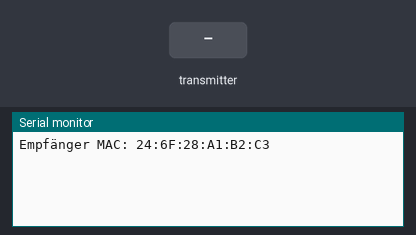
The sketch below on a simulated ESP32. Parts: the last lines printed to the serial monitor. Inputs (shaded band) come from the test bench.

Above: at 2.2 s.
2.3 s: the transmitter starts sending value = 0
At 2.61 s:
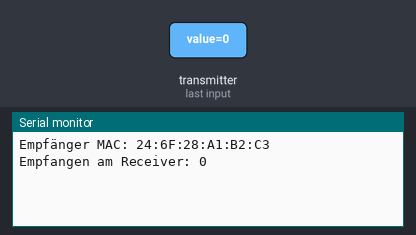
4.3 s: the transmitter starts sending value = 1024
At 4.61 s:
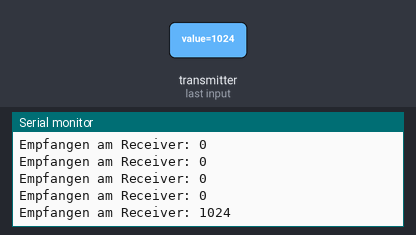

The sketch:

_Reciever__Blau.ino
```cpp
#include <WiFi.h>
#include <esp_now.h>

typedef struct msg {
  int value;
} msg;

msg data;

void onReceive(const uint8_t *mac_addr, const uint8_t *incomingData, int len) {
  if(len == sizeof(msg)) {
    memcpy(&data, incomingData, sizeof(data));
    Serial.print("Empfangen am Receiver: ");
    Serial.println(data.value);
  }
}

void setup() {
  Serial.begin(115200);
  WiFi.mode(WIFI_STA);
  delay(1000);

  Serial.print("Empfänger MAC: ");
  Serial.println(WiFi.macAddress());

  if (esp_now_init() != 0) {
    Serial.println("ESP-NOW init failed");
    return;
  }

  esp_now_register_recv_cb(onReceive);
}

void loop() {}
```

Measured:
- after the input at 2.3 s, the serial monitor: prints a new line at once (image 1)
- after the input at 4.3 s, the serial monitor: prints a new line at once (image 2)
